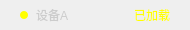
<?xml version="1.0" encoding="UTF-8"?>
<ui version="4.0">
 <class>deviceItemWidget</class>
 <widget class="QWidget" name="deviceItemWidget">
  <property name="geometry">
   <rect>
    <x>0</x>
    <y>0</y>
    <width>190</width>
    <height>30</height>
   </rect>
  </property>
  <property name="minimumSize">
   <size>
    <width>190</width>
    <height>30</height>
   </size>
  </property>
  <property name="maximumSize">
   <size>
    <width>190</width>
    <height>30</height>
   </size>
  </property>
  <property name="windowTitle">
   <string>Form</string>
  </property>
  <property name="styleSheet">
   <string notr="true"/>
  </property>
  <layout class="QHBoxLayout" name="horizontalLayout">
   <property name="spacing">
    <number>8</number>
   </property>
   <property name="leftMargin">
    <number>20</number>
   </property>
   <property name="topMargin">
    <number>0</number>
   </property>
   <property name="rightMargin">
    <number>20</number>
   </property>
   <property name="bottomMargin">
    <number>0</number>
   </property>
   <item>
    <widget class="QLabel" name="iconLabel">
     <property name="minimumSize">
      <size>
       <width>8</width>
       <height>8</height>
      </size>
     </property>
     <property name="maximumSize">
      <size>
       <width>8</width>
       <height>8</height>
      </size>
     </property>
     <property name="styleSheet">
      <string notr="true">background:yellow;
border-radius:4px;</string>
     </property>
     <property name="text">
      <string/>
     </property>
    </widget>
   </item>
   <item alignment="Qt::AlignLeft">
    <widget class="QLabel" name="deviceLabel">
     <property name="styleSheet">
      <string notr="true">font-family:&quot;微软雅黑&quot;;
font-size:12px;
color:#CCCCCC;</string>
     </property>
     <property name="text">
      <string>设备A</string>
     </property>
    </widget>
   </item>
   <item alignment="Qt::AlignRight">
    <widget class="QLabel" name="stateLabel">
     <property name="styleSheet">
      <string notr="true">font-family:&quot;微软雅黑&quot;;
font-size:12px;
color:yellow;</string>
     </property>
     <property name="text">
      <string>已加载</string>
     </property>
    </widget>
   </item>
  </layout>
 </widget>
 <resources/>
 <connections/>
</ui>
